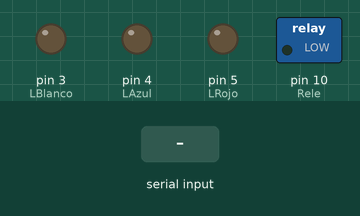
Recording of a sketch running on a simulated Arduino Uno, built with avr-gcc and run on an emulated ATmega328P. Parts: switched loads named in the sketch (green lamp = pin HIGH), output pins drawn as LEDs (lit = HIGH). The test bench sets the inputs (shaded band).

Above: at 1.2 s.
1.3 s: "E" received over Serial
At 2.4 s:
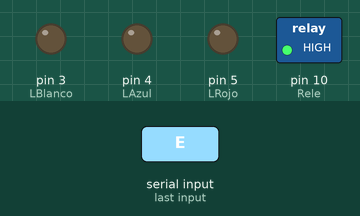
2.8 s: byte 55 ('7') received over Serial
At 3.6 s:
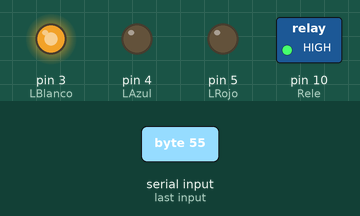
4.3 s: "E" received over the second serial link
At 4.7 s:
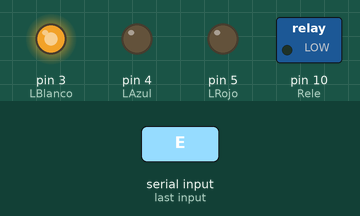
5.8 s: "A" received over Serial
At 7.0 s:
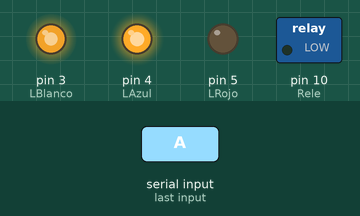
7.3 s: "R" received over the second serial link
At 8.2 s:
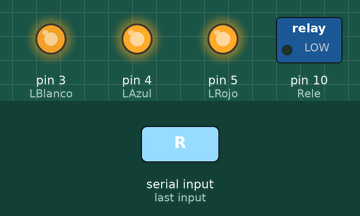
8.8 s: "0" received over Serial
At 9.3 s:
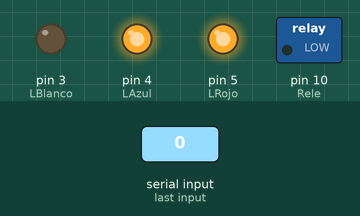
Timing chart, 0 to 11.3 s (numbered marks = the images above; inputs shaded):
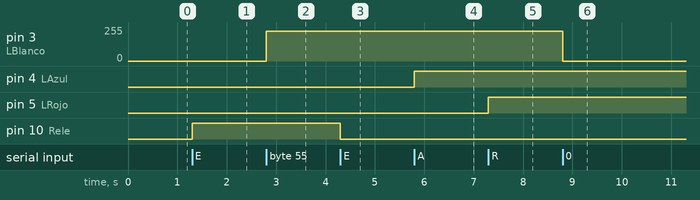

Measured:
- after the input at 1.3 s, pin 10 (Rele): LOW → HIGH at once
- after the input at 2.8 s, pin 3 (LBlanco): 0/255 → 225/255 at once
- after the input at 4.3 s, pin 10 (Rele): HIGH → LOW at once
- after the input at 5.8 s, pin 4 (LAzul): LOW → HIGH at once
- after the input at 7.3 s, pin 5 (LRojo): LOW → HIGH at once
- after the input at 8.8 s, pin 3 (LBlanco): 225/255 → 0/255 at once

The sketch:

Sketch_MIT_App_Leds_Rele.ino
```cpp
/* Este sketch es parte de un proyecto publicado en: https://thenerdyapprentice.blogspot.com/
 * El objetivo de este proyecto es el de crear una aplicación para celular utilizando la plataforma MIT APP INVENTOR
 * para controlar le encendido/apagado y brillo de un conjunto de LEDS y el encendido/apagado de un Relé. Todo a través
 * de una interfaz bluetooth.
 * El envío de comandos puede hacerse tanto desde la aplicación como del puerto serie (útil para probar el sketch y hacer pruebas).
 * Hay leds conectados en los pines 5 y 4 con sus correspondientes resistencias de 220 ohms.
 * Un Led extra conectado en el pin 3 (PWM) para controlar el brillo del mismo.
 * Un módulo Relé conectado en el pin 10.
 * Un módulo bluetooth HC-06 conectados a los pines 8 y 9. Se utiliza la librería SoftwareSerial para proveer comunicación sobre esos
 * puertos.
 * Más información puede ser encontrada en el blog citado al principio.
 * The Nerdy Apprentice.
 */


// Incluimos la librería SoftwareSerial que vamos a utilizar para comunicarnos el módulo BT
#include <SoftwareSerial.h>

SoftwareSerial BTSerial(8, 9); // RX, TX --> Recordar que las conexiones van cruzadas RX en el Arduino -> TX en el módulo BT

// Declaramos las constantes que vamos a utilizar
const byte LRojo = 5;
const byte LAzul = 4;
const byte Rele = 10;
const byte LBlanco = 3;
int Comando;

void setup() {

// Seteamos todos los pines
pinMode(LRojo, OUTPUT);
pinMode(LAzul, OUTPUT);
pinMode(Rele, OUTPUT);
pinMode(LBlanco, OUTPUT);


// Inicializamos todos los pines apagados.
digitalWrite(LRojo, LOW);
digitalWrite(LAzul, LOW);
digitalWrite(Rele, LOW);
analogWrite(LBlanco, 0);

// Inicializamos los puertos serie
BTSerial.begin(9600);
Serial.begin(9600);

}

void loop() {

///////////////////////////////////////////////////////////////////////////////////////
// Configuración para función del puerto Serie.

if(Serial.available()) { // Si llega información al puerto Serie

Comando = Serial.read(); //Leemos lo recibidos y lo almacenamos en la variable 'Comando'

switch (Comando) { // Según el comando -> apagamos/encendemos los LEDS y controlamos el brillo del LED del pin 3
  case 'E':
    digitalWrite(Rele, !digitalRead(Rele));
    break;
  case 'A':
    digitalWrite(LAzul, !digitalRead(LAzul));
    break;
  case 'R':
    digitalWrite(LRojo, !digitalRead(LRojo));
    break;
  case '0':
    analogWrite(LBlanco, 0);
    break;
  case '1':
    analogWrite(LBlanco, 50);
    break;
  case '2':
    analogWrite(LBlanco, 100);
    break;
  case '3':
    analogWrite(LBlanco, 125);
    break;
  case '4':
    analogWrite(LBlanco, 150);
    break;
  case '5':
    analogWrite(LBlanco, 175);
    break;
  case '6':
    analogWrite(LBlanco, 200);
    break;
  case '7':
    analogWrite(LBlanco, 225);
    break;
  case '8':
    analogWrite(LBlanco, 250);
    break;
  case '9':
    analogWrite(LBlanco, 255);
    break;

   }

 }

///////////////////////////////////////////////////////////////////////////////////////
// Misma configuración que antes pero utilizando la conexión a través del módulo BT.

if(BTSerial.available()) {

Comando = BTSerial.read();

switch (Comando) {
  case 'E':
    digitalWrite(Rele, !digitalRead(Rele));
    break;
  case 'A':
    digitalWrite(LAzul, !digitalRead(LAzul));
    break;
  case 'R':
    digitalWrite(LRojo, !digitalRead(LRojo));
    break;
  case '0':
    analogWrite(LBlanco, 0);
    break;
  case '1':
    analogWrite(LBlanco, 50);
    break;
  case '2':
    analogWrite(LBlanco, 100);
    break;
  case '3':
    analogWrite(LBlanco, 125);
    break;
  case '4':
    analogWrite(LBlanco, 150);
    break;
  case '5':
    analogWrite(LBlanco, 175);
    break;
  case '6':
    analogWrite(LBlanco, 200);
    break;
  case '7':
    analogWrite(LBlanco, 225);
    break;
  case '8':
    analogWrite(LBlanco, 250);
    break;
  case '9':
    analogWrite(LBlanco, 255);
    break;

   }
 }
}
```
